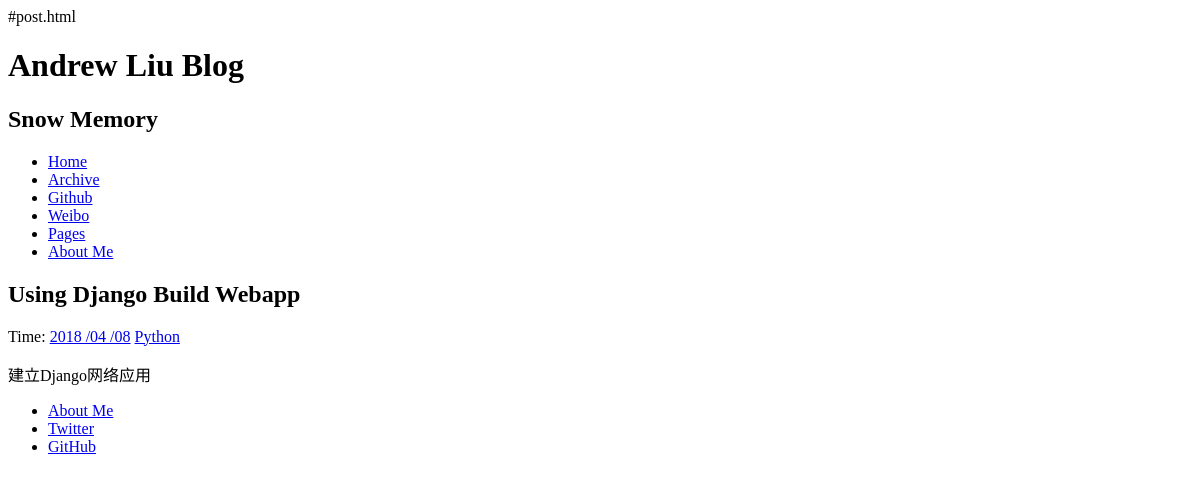
/3/, run on an earlier commit of the app's database.
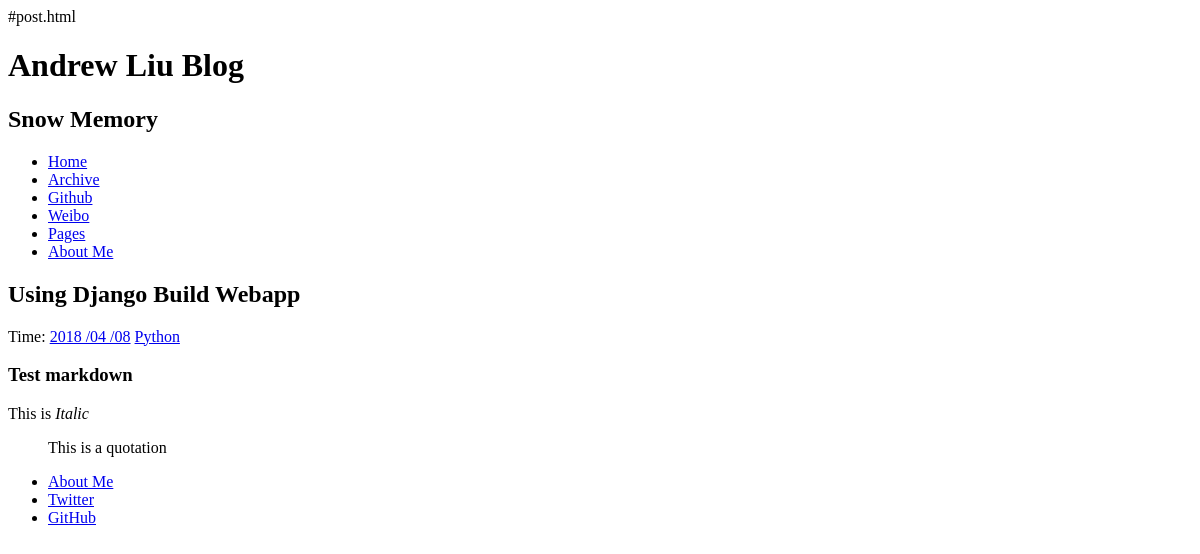
And on a later commit of the database.
### article/models.py (models this page shows, shortened)
class Article(models.Model):
    title=models.CharField(max_length=100)
    category=models.CharField(max_length=50,blank=True)
    date_time=models.DateTimeField(auto_now_add=True)
    content= models.TextField(blank=True,null=True)
    class Meta:
        ordering=['-date_time']

### article/views.py (the view)
# urls.py: url(r'^(?P<id>\d+)/$', views.detail, name='detail'),
def detail(request, id):
    try:
        post = Article.objects.get(id=str(id))
    except Article.DoesNotExist:
        raise Http404
    return render(request,'post.html',{'post' : post})

### article/templatetags/custom_markdown.py (called while the page is built)
@register.filter(is_safe=True)
@stringfilter
def custom_markdown(value):
    return mark_safe(markdown.markdown(value,extensions=['markdown.extensions.fenced_code','markdown.extensions.codehilite'],safe_mode=True,enable_attibutes=False))

### templates/post.html (shortened to what this page needs)
{% extends "base.html" %}
{% load custom_markdown %}
{% block content %}
<div class="posts">
    <section class="post">
        <header class="post-header">
            <h2 class="post-title">{{ post.title }}</h2>
            <p class="post-meta">
                Time:
                <a class="post-author" href="#">{{ post.date_time|date:"Y /m /d"}}</a>
                <a class="post-category post-gategory-js" href="#">{{ post.category }}</a>
            </p>
        </header>
        <div class="post-description">
            <p>
                {{ post.content|custom_markdown }}
            </p>
        </div>
    </section>
</div>
{% endblock %}

What changed in the data, as far as the page shows it:
changed Article "Using Django Build Webapp": content|custom_markdown "建立Django网络应用" → "Test markdown This is Italic This is a quotation"
